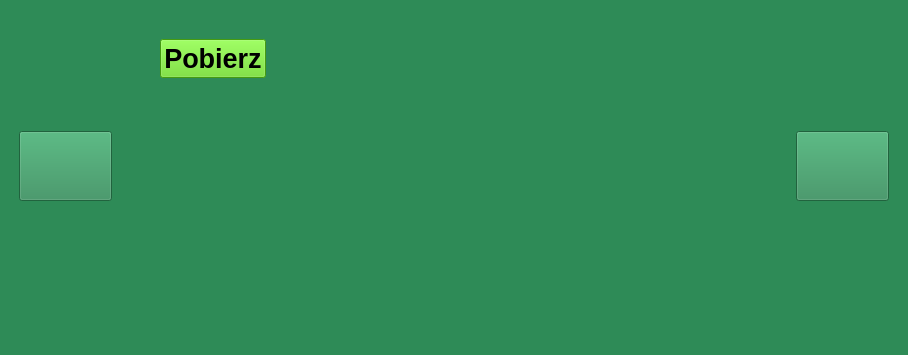
<?xml version="1.0" encoding="UTF-8"?>
<ui version="4.0">
 <class>MainWindow</class>
 <widget class="QMainWindow" name="MainWindow">
  <property name="geometry">
   <rect>
    <x>0</x>
    <y>0</y>
    <width>908</width>
    <height>355</height>
   </rect>
  </property>
  <property name="windowTitle">
   <string>MainWindow</string>
  </property>
  <property name="styleSheet">
   <string notr="true">background-color: rgb(46, 139, 87);</string>
  </property>
  <widget class="QWidget" name="centralwidget">
   <layout class="QHBoxLayout" name="horizontalLayout_2">
    <item>
     <layout class="QHBoxLayout" name="horizontalLayout">
      <item>
       <spacer name="horizontalSpacer">
        <property name="orientation">
         <enum>Qt::Horizontal</enum>
        </property>
        <property name="sizeType">
         <enum>QSizePolicy::Fixed</enum>
        </property>
        <property name="sizeHint" stdset="0">
         <size>
          <width>10</width>
          <height>20</height>
         </size>
        </property>
       </spacer>
      </item>
      <item>
       <widget class="QPushButton" name="left">
        <property name="sizePolicy">
         <sizepolicy hsizetype="Fixed" vsizetype="Fixed">
          <horstretch>0</horstretch>
          <verstretch>0</verstretch>
         </sizepolicy>
        </property>
        <property name="minimumSize">
         <size>
          <width>93</width>
          <height>70</height>
         </size>
        </property>
        <property name="maximumSize">
         <size>
          <width>93</width>
          <height>16777215</height>
         </size>
        </property>
        <property name="styleSheet">
         <string notr="true">background-image: url(&quot;./obraz3.png&quot;);
background-position: center;</string>
        </property>
        <property name="text">
         <string/>
        </property>
       </widget>
      </item>
      <item>
       <spacer name="horizontalSpacer_5">
        <property name="orientation">
         <enum>Qt::Horizontal</enum>
        </property>
        <property name="sizeType">
         <enum>QSizePolicy::Fixed</enum>
        </property>
        <property name="sizeHint" stdset="0">
         <size>
          <width>20</width>
          <height>20</height>
         </size>
        </property>
       </spacer>
      </item>
      <item>
       <layout class="QHBoxLayout" name="horizontalLayout_3">
        <item>
         <layout class="QVBoxLayout" name="verticalLayout">
          <item>
           <spacer name="verticalSpacer_6">
            <property name="orientation">
             <enum>Qt::Vertical</enum>
            </property>
            <property name="sizeType">
             <enum>QSizePolicy::Fixed</enum>
            </property>
            <property name="sizeHint" stdset="0">
             <size>
              <width>1</width>
              <height>10</height>
             </size>
            </property>
           </spacer>
          </item>
          <item>
           <widget class="QLabel" name="disk">
            <property name="text">
             <string/>
            </property>
            <property name="pixmap">
             <pixmap>obraz.png</pixmap>
            </property>
           </widget>
          </item>
          <item>
           <layout class="QHBoxLayout" name="horizontalLayout_5">
            <item>
             <widget class="QLabel" name="downloadN">
              <property name="font">
               <font>
                <pointsize>20</pointsize>
               </font>
              </property>
              <property name="styleSheet">
               <string notr="true">color: rgb(97, 217, 24);</string>
              </property>
              <property name="text">
               <string/>
              </property>
             </widget>
            </item>
            <item>
             <widget class="QPushButton" name="download">
              <property name="font">
               <font>
                <pointsize>20</pointsize>
                <weight>99</weight>
                <bold>true</bold>
               </font>
              </property>
              <property name="styleSheet">
               <string notr="true">background-color: rgb(97, 217, 24);
color: rgb(0, 0, 0);
font-weight: 900;</string>
              </property>
              <property name="text">
               <string>Pobierz</string>
              </property>
             </widget>
            </item>
           </layout>
          </item>
          <item>
           <spacer name="verticalSpacer">
            <property name="orientation">
             <enum>Qt::Vertical</enum>
            </property>
            <property name="sizeType">
             <enum>QSizePolicy::MinimumExpanding</enum>
            </property>
            <property name="sizeHint" stdset="0">
             <size>
              <width>20</width>
              <height>40</height>
             </size>
            </property>
           </spacer>
          </item>
         </layout>
        </item>
        <item>
         <layout class="QVBoxLayout" name="verticalLayout_2">
          <item>
           <spacer name="verticalSpacer_5">
            <property name="orientation">
             <enum>Qt::Vertical</enum>
            </property>
            <property name="sizeType">
             <enum>QSizePolicy::Fixed</enum>
            </property>
            <property name="sizeHint" stdset="0">
             <size>
              <width>20</width>
              <height>20</height>
             </size>
            </property>
           </spacer>
          </item>
          <item>
           <widget class="QLabel" name="artist">
            <property name="font">
             <font>
              <pointsize>50</pointsize>
             </font>
            </property>
            <property name="styleSheet">
             <string notr="true">color: #fff;</string>
            </property>
            <property name="text">
             <string/>
            </property>
           </widget>
          </item>
          <item>
           <spacer name="verticalSpacer_3">
            <property name="orientation">
             <enum>Qt::Vertical</enum>
            </property>
            <property name="sizeType">
             <enum>QSizePolicy::Fixed</enum>
            </property>
            <property name="sizeHint" stdset="0">
             <size>
              <width>20</width>
              <height>5</height>
             </size>
            </property>
           </spacer>
          </item>
          <item>
           <widget class="QLabel" name="album">
            <property name="font">
             <font>
              <pointsize>30</pointsize>
              <italic>true</italic>
             </font>
            </property>
            <property name="styleSheet">
             <string notr="true">font-style: italic;
color: #fff;</string>
            </property>
            <property name="text">
             <string/>
            </property>
           </widget>
          </item>
          <item>
           <spacer name="verticalSpacer_4">
            <property name="orientation">
             <enum>Qt::Vertical</enum>
            </property>
            <property name="sizeType">
             <enum>QSizePolicy::Fixed</enum>
            </property>
            <property name="sizeHint" stdset="0">
             <size>
              <width>20</width>
              <height>5</height>
             </size>
            </property>
           </spacer>
          </item>
          <item>
           <layout class="QHBoxLayout" name="horizontalLayout_4">
            <item>
             <widget class="QLabel" name="songsN">
              <property name="font">
               <font>
                <pointsize>20</pointsize>
               </font>
              </property>
              <property name="styleSheet">
               <string notr="true">color: rgb(97, 217, 24);</string>
              </property>
              <property name="text">
               <string/>
              </property>
             </widget>
            </item>
            <item>
             <spacer name="horizontalSpacer_3">
              <property name="orientation">
               <enum>Qt::Horizontal</enum>
              </property>
              <property name="sizeType">
               <enum>QSizePolicy::Fixed</enum>
              </property>
              <property name="sizeHint" stdset="0">
               <size>
                <width>40</width>
                <height>20</height>
               </size>
              </property>
             </spacer>
            </item>
            <item>
             <widget class="QLabel" name="date">
              <property name="font">
               <font>
                <pointsize>20</pointsize>
               </font>
              </property>
              <property name="styleSheet">
               <string notr="true">color: rgb(97, 217, 24);</string>
              </property>
              <property name="text">
               <string/>
              </property>
             </widget>
            </item>
            <item>
             <spacer name="horizontalSpacer_4">
              <property name="orientation">
               <enum>Qt::Horizontal</enum>
              </property>
              <property name="sizeHint" stdset="0">
               <size>
                <width>40</width>
                <height>20</height>
               </size>
              </property>
             </spacer>
            </item>
           </layout>
          </item>
          <item>
           <spacer name="verticalSpacer_2">
            <property name="orientation">
             <enum>Qt::Vertical</enum>
            </property>
            <property name="sizeHint" stdset="0">
             <size>
              <width>20</width>
              <height>40</height>
             </size>
            </property>
           </spacer>
          </item>
         </layout>
        </item>
       </layout>
      </item>
      <item>
       <spacer name="horizontalSpacer_6">
        <property name="orientation">
         <enum>Qt::Horizontal</enum>
        </property>
        <property name="sizeType">
         <enum>QSizePolicy::Fixed</enum>
        </property>
        <property name="sizeHint" stdset="0">
         <size>
          <width>20</width>
          <height>20</height>
         </size>
        </property>
       </spacer>
      </item>
      <item>
       <widget class="QPushButton" name="right">
        <property name="sizePolicy">
         <sizepolicy hsizetype="Fixed" vsizetype="Fixed">
          <horstretch>0</horstretch>
          <verstretch>0</verstretch>
         </sizepolicy>
        </property>
        <property name="minimumSize">
         <size>
          <width>93</width>
          <height>70</height>
         </size>
        </property>
        <property name="maximumSize">
         <size>
          <width>93</width>
          <height>16777215</height>
         </size>
        </property>
        <property name="styleSheet">
         <string notr="true">background-image: url(&quot;./obraz2.png&quot;);
background-position: center;
</string>
        </property>
        <property name="text">
         <string/>
        </property>
       </widget>
      </item>
      <item>
       <spacer name="horizontalSpacer_2">
        <property name="orientation">
         <enum>Qt::Horizontal</enum>
        </property>
        <property name="sizeType">
         <enum>QSizePolicy::Fixed</enum>
        </property>
        <property name="sizeHint" stdset="0">
         <size>
          <width>10</width>
          <height>20</height>
         </size>
        </property>
       </spacer>
      </item>
     </layout>
    </item>
   </layout>
  </widget>
  <widget class="QStatusBar" name="statusbar"/>
 </widget>
 <resources/>
 <connections/>
</ui>
